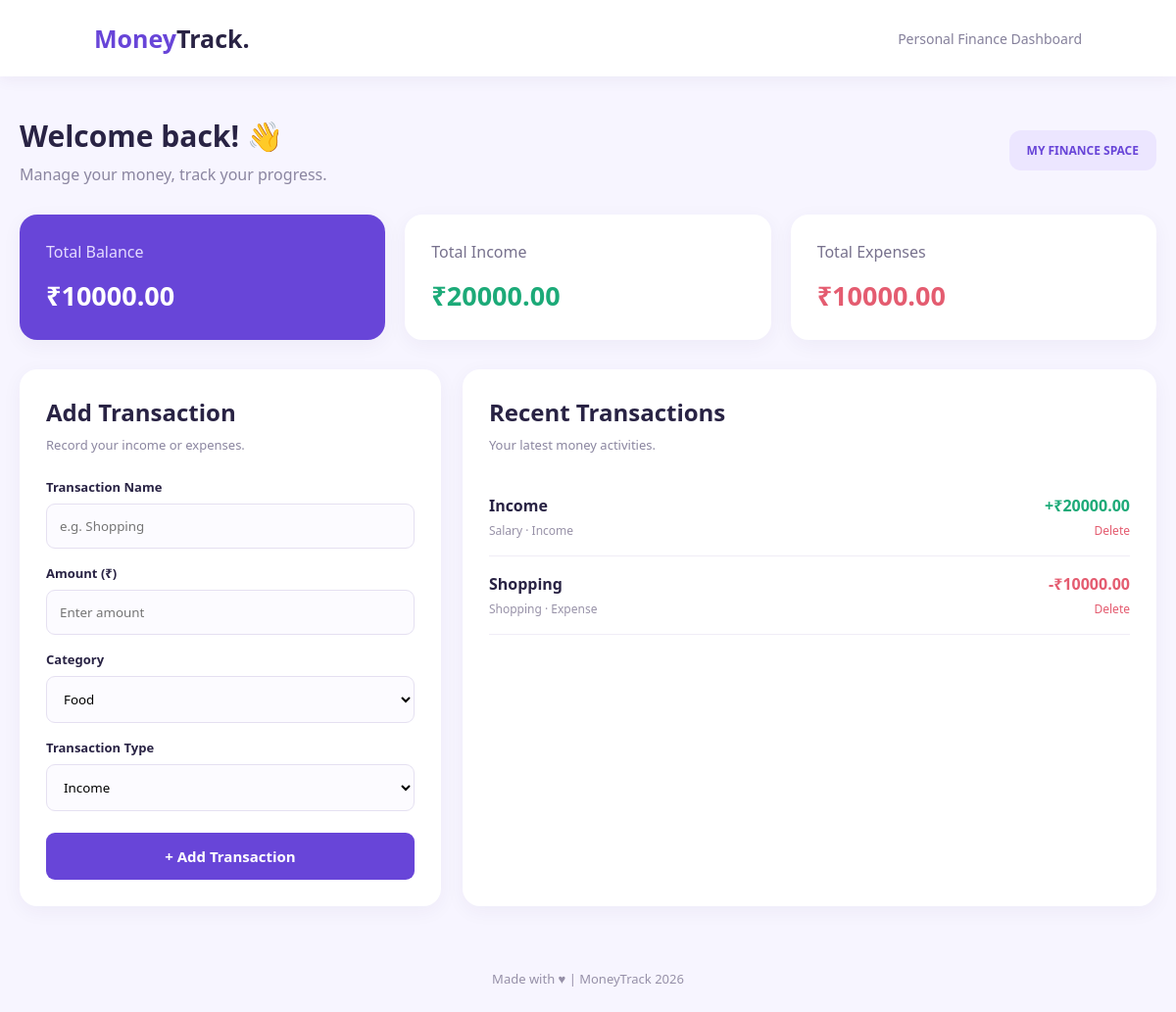
The page / on the database its author committed.
### tables this page shows
CREATE TABLE transactions (
            id INTEGER PRIMARY KEY AUTOINCREMENT,
            title TEXT NOT NULL,
            amount REAL NOT NULL,
            category TEXT NOT NULL,
            transaction_type TEXT NOT NULL
        );

### app.py (the view)
@app.route("/")
def home():
    conn = get_db()
    transactions = conn.execute(
        "SELECT * FROM transactions ORDER BY id DESC"
    ).fetchall()
    income = conn.execute(
        "SELECT SUM(amount) FROM transactions WHERE transaction_type='Income'"
    ).fetchone()[0] or 0
    expenses = conn.execute(
        "SELECT SUM(amount) FROM transactions WHERE transaction_type='Expense'"
    ).fetchone()[0] or 0
    conn.close()
    balance = income - expenses
    return render_template(
        "index.html",
        transactions=transactions,
        income=income,
        expenses=expenses,
        balance=balance
    )

### app.py (called while the page is built)
def get_db():
    conn = sqlite3.connect("money.db")
    conn.row_factory = sqlite3.Row
    return conn

### templates/index.html (shortened to what this page needs)
<!DOCTYPE html>
<html lang="en">
<head>
    <link rel="stylesheet" href="{{ url_for('static', filename='style.css') }}">
</head>
<body>
    <header class="navbar">
        <h2>Money<span>Track.</span></h2>
        <p>Personal Finance Dashboard</p>
    </header>
    <main class="container">
        <section class="welcome">
            <div>
                <h1>Welcome back! 👋</h1>
                <p>Manage your money, track your progress.</p>
            </div>
            <div class="date">MY FINANCE SPACE</div>
        </section>
        <section class="summary">
            <div class="card balance">
                <p>Total Balance</p>
                <h2>₹{{ "%.2f"|format(balance) }}</h2>
            </div>
            <div class="card income">
                <p>Total Income</p>
                <h2>₹{{ "%.2f"|format(income) }}</h2>
            </div>
            <div class="card expense">
                <p>Total Expenses</p>
                <h2>₹{{ "%.2f"|format(expenses) }}</h2>
            </div>
        </section>
        <section class="content">
            <div class="form-box">
                <h2>Add Transaction</h2>
                <p class="subtitle">Record your income or expenses.</p>
                <form action="/add" method="POST">
                    <label>Transaction Name</label>
                    <input type="text" name="title" placeholder="e.g. Shopping" required>
                    <label>Amount (₹)</label>
                    <input type="number" name="amount" step="0.01" min="0.01" placeholder="Enter amount" required>
                    <label>Category</label>
                    <select name="category" required>
                        <option value="Food">Food</option>
                    </select>
                    <label>Transaction Type</label>
                    <select name="transaction_type" required>
                        <option value="Income">Income</option>
                    </select>
                    <button type="submit">+ Add Transaction</button>
                </form>
            </div>
            <div class="history-box">
                <h2>Recent Transactions</h2>
                <p class="subtitle">Your latest money activities.</p>
                {% if transactions %}
                    {% for item in transactions %}
                    <div class="transaction">
                        <div>
                            <strong>{{ item.title }}</strong>
                            <p>{{ item.category }} · {{ item.transaction_type }}</p>
                        </div>
                        <div class="transaction-right">
                            <strong class="{{ 'green' if item.transaction_type == 'Income' else 'red' }}">
                                {{ '+' if item.transaction_type == 'Income' else '-' }}₹{{ "%.2f"|format(item.amount) }}
                            </strong>
                            <a href="/delete/{{ item.id }}" onclick="return confirm('Delete this transaction?')">Delete</a>
                        </div>
                    </div>
                    {% endfor %}
                {% else %}
                    <div class="empty">
                        <h3>No transactions yet</h3>
                        <p>Add your first transaction to get started.</p>
                    </div>
                {% endif %}
            </div>
        </section>
    </main>
    <footer>Made with ♥ | MoneyTrack 2026</footer>
</body>
</html>

### static/style.css (style rules this page uses)
* { margin: 0; padding: 0; box-sizing: border-box; font-family: 'Segoe UI', sans-serif; }
body { background: #f7f5ff; color: #292344; }
.navbar { background: white; padding: 22px 8%; display: flex; justify-content: space-between; align-items: center; box-shadow: 0 3px 15px rgba(60, 40, 100, 0.06); }
.navbar h2 { color: #6845d8; font-size: 25px; }
.navbar h2 span { color: #292344; }
.navbar p { color: #85809b; font-size: 14px; }
.container { max-width: 1200px; margin: 40px auto; padding: 0 20px; }
.welcome { display: flex; justify-content: space-between; align-items: center; margin-bottom: 30px; }
.welcome h1 { font-size: 30px; margin-bottom: 8px; }
.welcome p, .subtitle { color: #8b86a0; }
.date { color: #6845d8; background: #ece6ff; padding: 12px 18px; border-radius: 12px; font-size: 12px; font-weight: bold; }
.summary { display: grid; grid-template-columns: repeat(3, 1fr); gap: 20px; margin-bottom: 30px; }
.card { padding: 27px; border-radius: 18px; background: white; box-shadow: 0 5px 20px rgba(60, 40, 100, 0.05); }
.card p { color: #77718d; margin-bottom: 15px; }
.card h2 { font-size: 27px; }
.balance { background: #6845d8; color: white; }
.balance p { color: #e4dbff; }
.income h2, .green { color: #1caa78; }
.expense h2, .red { color: #e45c70; }
.content { display: grid; grid-template-columns: 0.85fr 1.4fr; gap: 22px; }
.form-box, .history-box { background: white; padding: 27px; border-radius: 18px; box-shadow: 0 5px 20px rgba(60, 40, 100, 0.05); }
.form-box h2, .history-box h2 { margin-bottom: 8px; }
.subtitle { font-size: 13px; margin-bottom: 25px; }
form label { display: block; font-size: 13px; font-weight: 600; margin: 16px 0 8px; }
form input, form select { width: 100%; padding: 13px; border: 1px solid #e5e0f1; border-radius: 9px; outline: none; background: #fcfbff; }
form button { width: 100%; padding: 14px; background: #6845d8; color: white; border: none; border-radius: 9px; margin-top: 22px; cursor: pointer; font-size: 15px; font-weight: bold; }
.transaction { display: flex; justify-content: space-between; align-items: center; padding: 17px 0; border-bottom: 1px solid #f0edf6; gap: 12px; }
.transaction p { color: #9892a8; font-size: 12px; margin-top: 6px; }
.transaction-right { text-align: right; }
.transaction-right a { display: block; color: #e45c70; text-decoration: none; font-size: 12px; margin-top: 6px; }
footer { text-align: center; padding: 25px; color: #9690a8; font-size: 13px; }

### rows shown on the page
transactions: title "Income", category "Salary", transaction_type "Income", transaction_type "+", amount "20000.00"
transactions: title "Shopping", category "Shopping", transaction_type "Expense", transaction_type "-", amount "10000.00"

### other values the page prints
{{ "%.2f"|format(balance) }} "10000.00"
{{ "%.2f"|format(income) }} "20000.00"
{{ "%.2f"|format(expenses) }} "10000.00"
